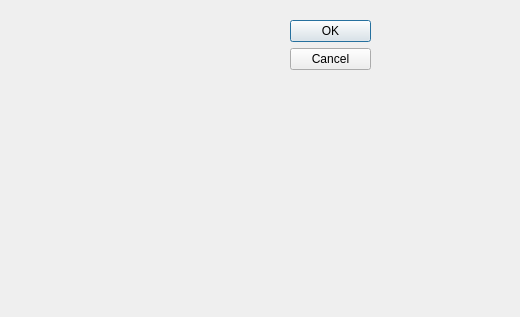
<?xml version="1.0" encoding="UTF-8"?>
<ui version="4.0">
 <class>UDPDModule</class>
 <widget class="QDialog" name="UDPDModule">
  <property name="geometry">
   <rect>
    <x>0</x>
    <y>0</y>
    <width>520</width>
    <height>317</height>
   </rect>
  </property>
  <property name="windowTitle">
   <string>网络调试助手--UDP调试模块 V1.3</string>
  </property>
  <widget class="QDialogButtonBox" name="buttonBox">
   <property name="geometry">
    <rect>
     <x>290</x>
     <y>20</y>
     <width>81</width>
     <height>241</height>
    </rect>
   </property>
   <property name="orientation">
    <enum>Qt::Vertical</enum>
   </property>
   <property name="standardButtons">
    <set>QDialogButtonBox::Cancel|QDialogButtonBox::Ok</set>
   </property>
  </widget>
 </widget>
 <resources/>
 <connections>
  <connection>
   <sender>buttonBox</sender>
   <signal>accepted()</signal>
   <receiver>UDPDModule</receiver>
   <slot>accept()</slot>
   <hints>
    <hint type="sourcelabel">
     <x>248</x>
     <y>254</y>
    </hint>
    <hint type="destinationlabel">
     <x>157</x>
     <y>274</y>
    </hint>
   </hints>
  </connection>
  <connection>
   <sender>buttonBox</sender>
   <signal>rejected()</signal>
   <receiver>UDPDModule</receiver>
   <slot>reject()</slot>
   <hints>
    <hint type="sourcelabel">
     <x>316</x>
     <y>260</y>
    </hint>
    <hint type="destinationlabel">
     <x>286</x>
     <y>274</y>
    </hint>
   </hints>
  </connection>
 </connections>
</ui>
